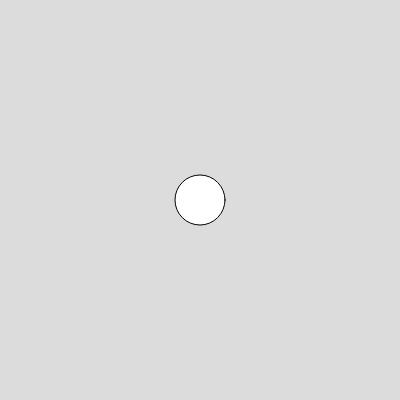
Frame 1 (no input)
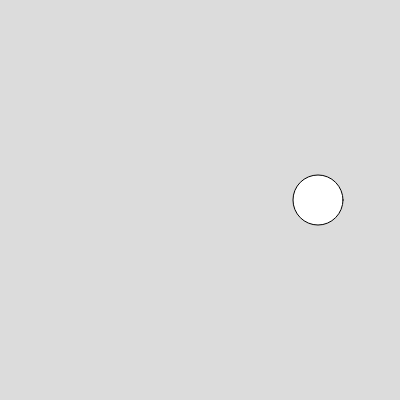
Frame 60 (no input)
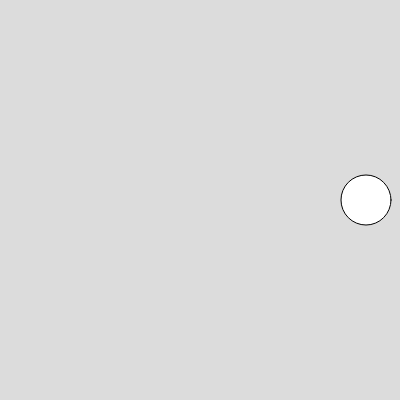
Frame 120 (the mouse pressed at the canvas centre since frame 60)

The p5.js sketch that drew these frames (run headless with seeded random() and noise() and a simulated clock; from frame 60 on, the mouse is pressed at the canvas centre):

// p5.js sketch
// ── sketch.js
let ball;

function setup() {
  createCanvas(400, 400);
  ball = {
    x: width / 2,
    y: height / 2,
    size: 50,
    speed: 2, // speed starts positive
  };
}

function draw() {
  background(220);

  // draw the ball on the canvas
  circle(ball.x, ball.y, ball.size);

  // move the ball
  ball.x += ball.speed;

  // IF the x position is greater than the width, then...
  // if (ball.x > width) {
  // make ball.speed negative
  // so that the xpos decreases
  //   ball.speed = -1 * ball.speed
  // }

  // IF the x position is less than 0, then...
  //   if (ball.x < 0) {
  // make ball.speed positive
  // so that the xpos increases
  //     ball.speed = -1 * ball.speed
  //   }

  // Simplify the above with the || operator
  // Either condition needs to be true to change
  // the ball's speed
  if (ball.x > width || ball.x < 0) {
    ball.speed = -1 * ball.speed;
    // ball.speed = -ball.speed; // shorthand
  }
}

// https://editor.p5js.org/enickles/sketches/ED7gbSKf8
// ICM-06 Example - ICM 21 Week 3 - Bouncing ball object
